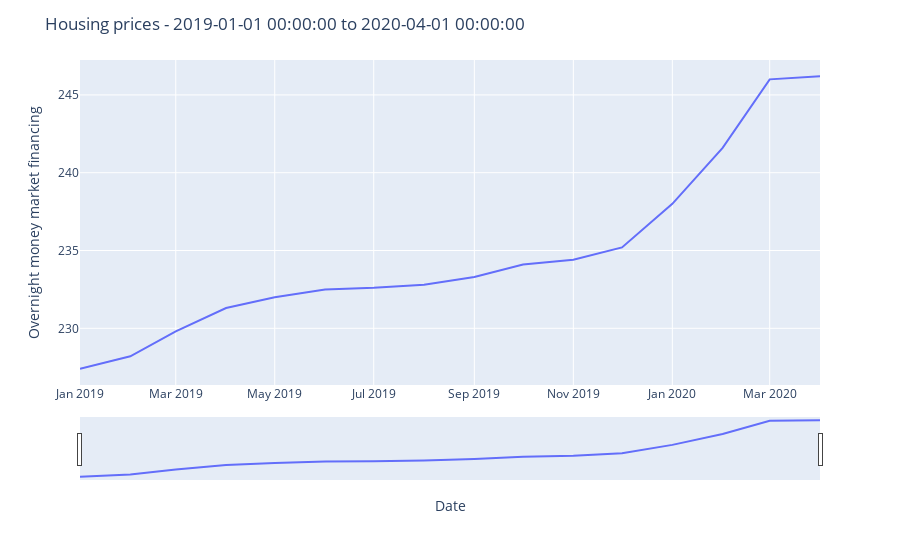

Write notebook code for a chart like this one.
### Code cell
title_str = 'Housing prices - ' + str(min(housing_datetimes)) + " to " + str(max(housing_datetimes))

fig = px.line(x=housing_datetimes, y=housing_values)
#add interactive slider, title to X axis
fig.update_xaxes(rangeslider_visible=True, title_text="Date")
fig.update_yaxes(title_text='Overnight money market financing')
fig.update_layout(title_text=title_str)

fig.show()

### Figure 1 — Plotly figure (JSON) as saved in the notebook; plotly's stock layout.template omitted (floating-point values rounded to 4 significant figures)
{"data": [{"hovertemplate": "x=%{x}<br>y=%{y}<extra></extra>", "legendgroup": "", "line": {"color": "#636efa", "dash": "solid"}, "mode": "lines", "name": "", "showlegend": false, "type": "scatter", "x": ["2019-01-01T00:00:00", "2019-02-01T00:00:00", "2019-03-01T00:00:00", "2019-04-01T00:00:00", "2019-05-01T00:00:00", "2019-06-01T00:00:00", "2019-07-01T00:00:00", "2019-08-01T00:00:00", "2019-09-01T00:00:00", "2019-10-01T00:00:00", "2019-11-01T00:00:00", "2019-12-01T00:00:00", "2020-01-01T00:00:00", "2020-02-01T00:00:00", "2020-03-01T00:00:00", "2020-04-01T00:00:00"], "xaxis": "x", "y": [227.4, 228.2, 229.8, 231.3, 232, 232.5, 232.6, 232.8, 233.3, 234.1, 234.4, 235.2, 238, 241.6, 246, 246.2], "yaxis": "y"}], "layout": {"legend": {"tracegroupgap": 0}, "margin": {"t": 60}, "title": {"text": "Housing prices - 2019-01-01 00:00:00 to 2020-04-01 00:00:00"}, "xaxis": {"anchor": "y", "domain": [0, 1], "rangeslider": {"visible": true}, "title": {"text": "Date"}}, "yaxis": {"anchor": "x", "domain": [0, 1], "title": {"text": "Overnight money market financing"}}}}
